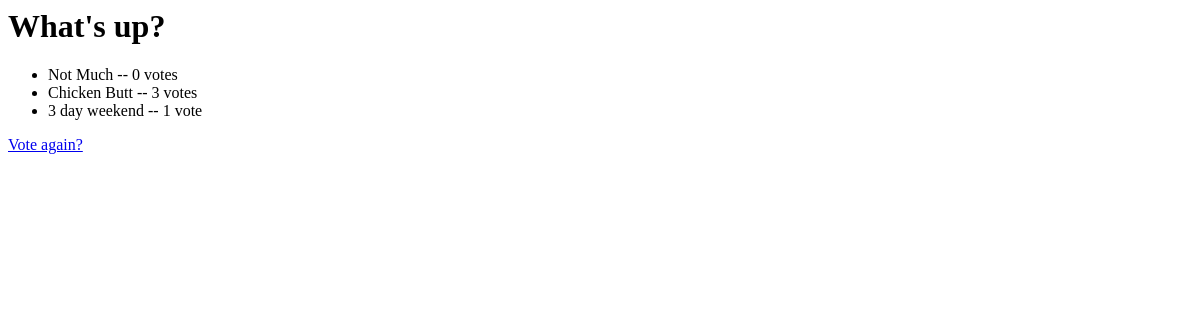
Before: /polls/2/results/ with the older database file.
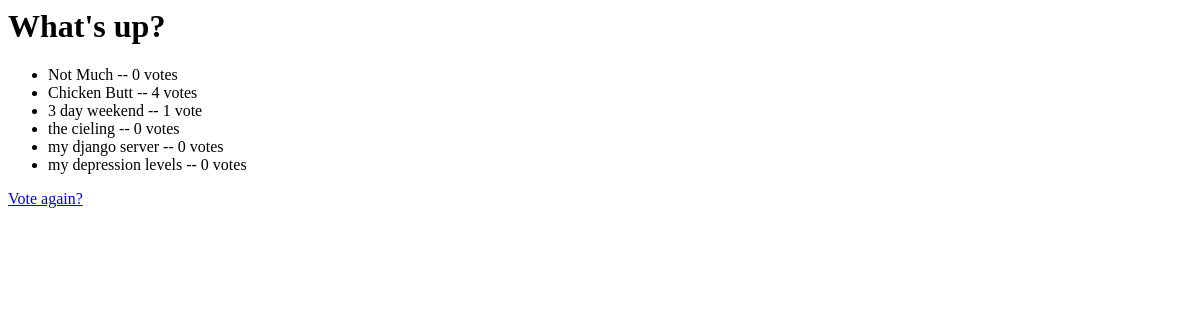
After: the same page with the newer database file.
### polls/models.py (models this page shows, shortened)
class Question(models.Model):
    question_text = models.CharField(max_length=200)
    pub_date = models.DateTimeField('date published')
    def was_published_recently(self):
        now = timezone.now()
        return now - datetime.timedelta(days=1) <= self.pub_date <= now
    was_published_recently.admin_order_field = 'pub_date'
    was_published_recently.boolean = True
    was_published_recently.short_description = 'Published recently?'

class Choice(models.Model):
    question = models.ForeignKey(Question, on_delete=models.CASCADE)
    choice_text = models.CharField(max_length=200)
    votes = models.IntegerField(default=0)

### polls/views.py (the view)
# urls.py: path('<int:question_id>/results/', views.results, name='results'),
def results(request, question_id):
    question = get_object_or_404(Question, pk = question_id)
    return render(request, 'polls/results.html', {'question': question})

### polls/templates/polls/results.html
<h1>{{ question.question_text }}</h1>
<ul>
{% for choice in question.choice_set.all %}
    <li>{{ choice.choice_text }} -- {{ choice.votes }} vote{{ choice.votes|pluralize }}</li>
{% endfor %}
</ul>
<a href="{% url 'polls:detail' question.id %}">Vote again?</a>

Changed rows visible on the page:
changed Choice "Chicken Butt": votes "3" → "4"
added Choice: choice_text "the cieling", votes "0"
added Choice: choice_text "my django server", votes "0"
added Choice: choice_text "my depression levels", votes "0"
